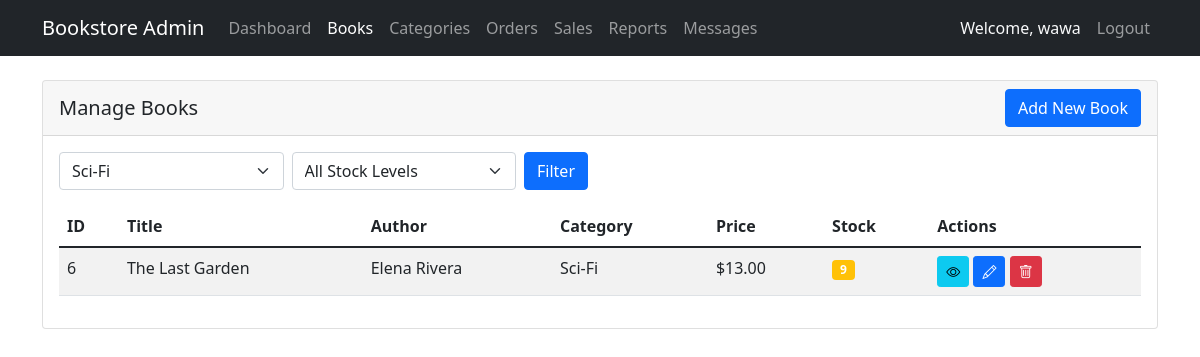
The page /admin/manage_books.php?category=6 (signed in) on the database its author committed.
### tables this page shows
CREATE TABLE `books` (
  `book_id` int(11) NOT NULL,
  `category_id` int(11) DEFAULT NULL,
  `title` varchar(255) NOT NULL,
  `author` varchar(255) NOT NULL,
  `description` text DEFAULT NULL,
  `price` decimal(10,2) NOT NULL,
  `stock_quantity` int(11) DEFAULT 0,
  `date_added` timestamp NOT NULL DEFAULT current_timestamp()
);

CREATE TABLE `categories` (
  `category_id` int(11) NOT NULL,
  `category_name` varchar(255) NOT NULL,
  `date_created` timestamp NOT NULL DEFAULT current_timestamp()
);

### admin/manage_books.php (the view, shortened to what this page needs)
<?php
require_once '../auth/config.php';
$category_filter = isset($_GET['category']) ? $_GET['category'] : '';
$query = "SELECT b.*, c.category_name
          FROM Books b
          LEFT JOIN Categories c ON b.category_id = c.category_id
          WHERE 1=1";
if ($category_filter) {
    $query .= " AND b.category_id = " . intval($category_filter);
}
$query .= " ORDER BY b.title";
$books = $conn->query($query);
$categories = $conn->query("SELECT * FROM Categories ORDER BY category_name");
?>
<!DOCTYPE html>
<html lang="en">
<head>
    <link href="https://cdn.jsdelivr.net/npm/bootstrap@5.1.3/dist/css/bootstrap.min.css" rel="stylesheet">
    <link href="https://cdn.jsdelivr.net/npm/bootstrap-icons@1.7.2/font/bootstrap-icons.css" rel="stylesheet">
</head>
<body>
    <?php include 'admin_navbar.php'; ?>
    <div class="container mt-4">
        <div class="row">
            <div class="col-md-12">
                <div class="card">
                    <div class="card-header d-flex justify-content-between align-items-center">
                        <h5 class="mb-0">Manage Books</h5>
                        <button type="button" class="btn btn-primary" data-bs-toggle="modal" data-bs-target="#addBookModal">
                            Add New Book
                        </button>
                    </div>
                    <div class="card-body">
                        <div class="row mb-3">
                            <div class="col-md-6">
                                <form method="GET" class="d-flex gap-2">
                                    <select name="category" class="form-select">
                                        <?php while ($category = $categories->fetch_assoc()): ?>
                                            <option value="<?php echo $category['category_id']; ?>"
                                                    <?php echo $category_filter == $category['category_id'] ? 'selected' : ''; ?>>
                                                <?php echo htmlspecialchars($category['category_name']); ?>
                                            </option>
                                        <?php endwhile; ?>
                                    </select>
                                    <select name="stock" class="form-select">
                                        <option value="">All Stock Levels</option>
                                    </select>
                                    <button type="submit" class="btn btn-primary">Filter</button>
                                </form>
                            </div>
                        </div>
                        <div class="table-responsive">
                            <table class="table table-striped">
                                <thead>
                                    <tr>
                                        <th>ID</th>
                                        <th>Title</th>
                                        <th>Author</th>
                                        <th>Category</th>
                                        <th>Price</th>
                                        <th>Stock</th>
                                        <th>Actions</th>
                                    </tr>
                                </thead>
                                <tbody>
                                    <?php while ($book = $books->fetch_assoc()): ?>
                                        <tr>
                                            <td><?php echo $book['book_id']; ?></td>
                                            <td><?php echo htmlspecialchars($book['title']); ?></td>
                                            <td><?php echo htmlspecialchars($book['author']); ?></td>
                                            <td><?php echo htmlspecialchars($book['category_name']); ?></td>
                                            <td>$<?php echo number_format($book['price'], 2); ?></td>
                                            <td>
                                                <span class="badge bg-<?php echo $book['stock_quantity'] == 0 ? 'danger' : ($book['stock_quantity'] < 10 ? 'warning' : 'success'); ?>">
                                                    <?php echo $book['stock_quantity']; ?>
                                                </span>
                                            </td>
                                            <td>
                                                <button class="btn btn-sm btn-info" data-bs-toggle="modal" data-bs-target="#viewBookModal<?php echo $book['book_id']; ?>">
                                                    <i class="bi bi-eye"></i>
                                                </button>
                                                <button class="btn btn-sm btn-primary" data-bs-toggle="modal" data-bs-target="#editBookModal<?php echo $book['book_id']; ?>">
                                                    <i class="bi bi-pencil"></i>
                                                </button>
                                                <button class="btn btn-sm btn-danger" data-bs-toggle="modal" data-bs-target="#deleteBookModal<?php echo $book['book_id']; ?>">
                                                    <i class="bi bi-trash"></i>
                                                </button>
                                            </td>
                                        </tr>
                                    <?php endwhile; ?>
                                </tbody>
                            </table>
                        </div>
                    </div>
                </div>
            </div>
        </div>
    </div>
</body>
</html>

### rows shown on the page
books: book_id "6", title "The Last Garden", author "Elena Rivera", category.category_name "Sci-Fi", price "13.00", stock_quantity "9"

### other values the page prints
$_SESSION['username'] "wawa"
form field category "Sci-Fi"
